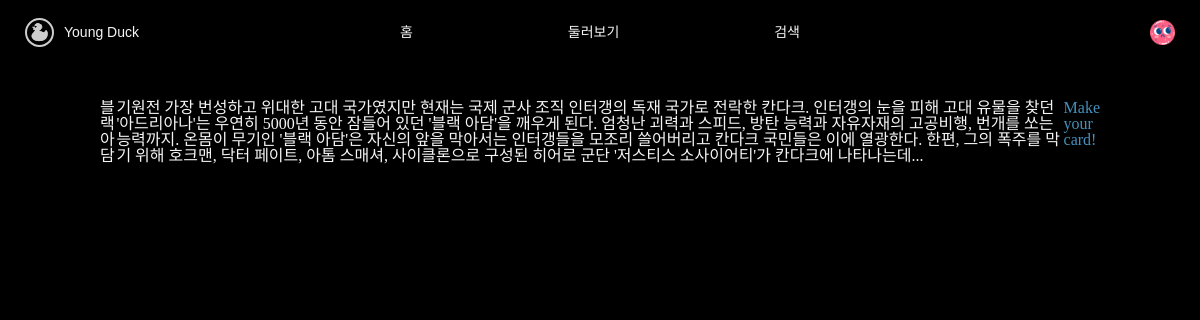
/movies/436270/ (signed in), run on the app's committed database.
### accounts/models.py (models this page shows)
class User(AbstractUser):
    followings = models.ManyToManyField('self', symmetrical=False, related_name='followers')

class Profile(models.Model):
    user = models.OneToOneField(settings.AUTH_USER_MODEL, on_delete=models.CASCADE, related_name='profile')
    nickname = models.CharField(
        max_length=50,
        blank=True,
        )
    profile_img = models.ImageField(
        default='images/icons/{}.png'.format(random.randrange(1, 20)),
        upload_to=profiles_image_path,
        )

### movies/models.py (models this page shows)
class Movie(models.Model):
    title = models.CharField(max_length=100)
    released_date = models.DateField()
    popularity = models.FloatField()
    vote_average = models.FloatField()
    vote_count = models.IntegerField()
    homepage = models.CharField(max_length=100, blank=True)
    runtime = models.IntegerField()
    status = models.CharField(max_length=50, blank=True)
    overview = models.TextField()
    poster_path = models.CharField(max_length=200, blank=True)
    backdrop_path = models.CharField(max_length=200, blank=True)
    budget = models.IntegerField()
    video = models.CharField(max_length=100, blank=True)
    director = models.CharField(max_length=100)
    click_count = models.IntegerField()
    genres = models.ManyToManyField(Genre)
    people = models.ManyToManyField(People, blank=True)

### movies/views.py (the view)
# urls.py: path('<int:movie_pk>/', views.detail, name='detail'),
def detail(request, movie_pk):
    movie = get_object_or_404(Movie, pk=movie_pk)
    context = {
        'movie' : movie,
    }
    return render(request, 'movies/detail.html', context)

### movies/templates/movies/detail.html (shortened to what this page needs)
{% extends 'base.html' %}
{% block content %}
    <div class="container" style="margin: 100px;">
        <h1>{{ movie.title }}</h1>
        <p>{{ movie.overview }}</p>
        <a href="{% url 'movies:search_book' movie.pk %}">Make your card!</a>
    </div>
{% endblock content %}

### templates/_nav.html (shortened to what this page needs)
{% if user.is_authenticated %}
<div id="navbar" class="horizontal">
  <div id="navbar-left" class="horizontal">
    <div id="nav-logo"></div>
    <div id="nav-title">Young Duck</div>
  </div>
  <div id="navbar-center" class="horizontal">
    <div id="nav-home">
      <span class="navbar__span">홈</span>
    </div>
    <div id="nav-around">
      <span class="navbar__span">둘러보기</span>
    </div>
    <div id="nav-search">
      <span class="navbar__span">검색</span>
    </div>
  </div>
  <div id="navbar-right" class="horizontal">
    <div id="nav-profile" style="background-image: url('{{ user.profile.profile_img.url }}'); background-size: 100%;"></div>
  </div>
</div>
{% endif %}

### static/css/style.css (style rules this page uses)
.horizontal { flex-direction: row; flex-wrap: wrap; align-items: center; }
body { background-color: black; color: #f5f5f5; }

### static/css/nav.css (style rules this page uses)
div { display: flex; }
#navbar { position: fixed; top: 0; width: 100%; height: 64px; justify-content: space-between; background-color: black; font-family: 'Noto Sans KR', sans-serif; font-size: 14px; font-weight: 400; color: #f5f5f5; }
.navbar__span { height: fit-content; }
#navbar-left { width: 300px; height: 64px; padding: 0px 25px 0px 25px; }
#nav-logo { width: 25px; height: 25px; background-image: url('../images/logo/logo_tmp.png'); background-size: 100%; align-items: center; margin-right: 10px; cursor: pointer; border-radius: 25px; border: 2px solid #cdcdcd; }
#nav-title { width: 200px; height: 25px; align-items: center; cursor: pointer; }
#navbar-center { width: 400px; height: 64px; justify-content: space-between; }
#nav-home { height: 25px; width: fit-content; align-items: center; cursor: pointer; }
#nav-around { height: 25px; width: fit-content; align-items: center; cursor: pointer; }
#nav-search { height: 25px; width: fit-content; align-items: center; cursor: pointer; }
#navbar-right { width: 300px; height: 64px; padding: 0px 25px 0px 25px; justify-content: flex-end; }
#nav-profile { height: 25px; width: 25px; align-items: center; cursor: pointer; }

### static/css/account-update.css (style rules this page uses)
a { text-decoration-line: none; }
a:link { color: #4691BC; }

### data on the page
User: profile.profile_img (picture)
Movie: title "블랙 아담", overview "기원전 가장 번성하고 위대한 고대 국가였지만 현재는 국제 군사 조직 인터갱의 독재 국가로 전락한 칸다크. 인터갱의 눈을 피해 고대 유물을 찾던 '아드리아나'는 우연히 5000년 동안 잠들어 있던 '블랙 아담'을 깨우게 된다. 엄청난 괴력과 스피드, 방탄 능력과 자유자재의 고공비행, 번개를 쏘는 능력까지. 온몸이 무기인 '블랙 아담'은 자신의 앞을 막아서는 인터갱들을 모조리 쓸어버리고 칸다크 국민들은 이에 열광한다. 한편, 그의 폭주를 막기 위해 호크맨, 닥터 페이트, 아톰 스매셔, 사이클론으로 구성된 히어로 군단 '저스티스 소사이어티'가 칸다크에 나타나는데..."
